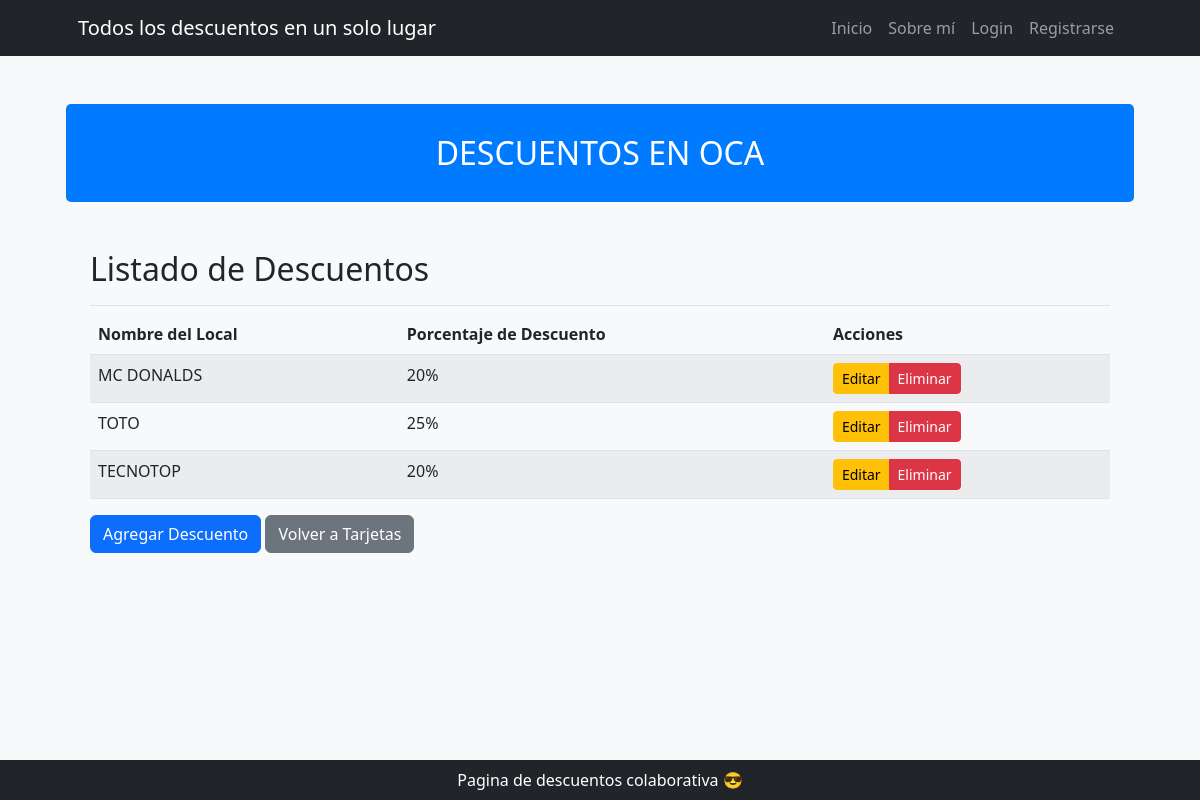
Screenshot of /tarjetas/1/descuentos/ with the database file from the repository.
### tarjetas/models.py (models this page shows, shortened)
class Tarjetas(models.Model):
    DEBITO = 'débito'
    CREDITO = 'crédito'
    NINGUNO = ' '
    TIPO_CHOICES = [
        (DEBITO, 'Débito'),
        (CREDITO, 'Crédito'),
        (NINGUNO, ' '),
    ]
    nombre = models.CharField(max_length=25)
    tipo = models.CharField(max_length=25, choices=TIPO_CHOICES, null=True, blank=True)
    class Meta:
        verbose_name = "Tarjeta"
        verbose_name_plural = "Tarjetas"

class Descuento(models.Model):
    RUBRO_CHOICES = [
        ('Vestimenta', 'Vestimenta'),
        ('Calzado', 'Calzado'),
        ('Gastronomía', 'Gastronomía'),
        ('Servicios', 'Servicios'),
        ('Infantiles', 'Infantiles'),
        ('Electrodomésticos', 'Electrodomésticos'),
        ('Tecnología', 'Tecnología'),
        ('Bienestar y Tiempo Libre', 'Bienestar y Tiempo Libre'),
        ('Viajes y Turismo', 'Viajes y Turismo'),
    ]
    tarjeta = models.ForeignKey(Tarjetas, on_delete=models.CASCADE)
    descripcion = models.TextField()
    fecha_ingreso = models.DateTimeField(default=timezone.now)
    rubro = models.CharField(max_length=50, choices=RUBRO_CHOICES)
    nombre_local = models.CharField(max_length=100  )
    web_local = models.URLField(null=True, blank=True)
    porcentaje = models.PositiveIntegerField()

### tarjetas/views.py (the view)
# urls.py: path('<int:pk>/descuentos/', views.DescuentoListView.as_view(), name='descuentos_list'),
class DescuentoListView(ListView):
    model = models.Descuento
    template_name = 'tarjetas/descuentos_list.html'
    context_object_name = 'descuentos'
    def get_queryset(self):
        return models.Descuento.objects.filter(tarjeta_id=self.kwargs['pk'])
    def get_context_data(self, **kwargs):
        context = super().get_context_data(**kwargs)
        context['tarjeta'] = models.Tarjetas.objects.get(pk=self.kwargs['pk'])
        return context

### tarjetas/templates/tarjetas/descuentos_list.html
{% extends "core/base.html" %}
{% block titulo %}
    DESCUENTOS EN {{ tarjeta.nombre }}
{% endblock titulo %}
{% block contenido %}
<div class="container my-5">
    <h2 class="pb-3 border-bottom">Listado de Descuentos</h2>
    <table class="table table-striped">
        <thead>
            <tr>
                <th>Nombre del Local</th>
                <th>Porcentaje de Descuento</th>
                <th>Acciones</th>
            </tr>
        </thead>
        <tbody>
            {% for descuento in descuentos %}
                <tr>
                    <td>{{ descuento.nombre_local }}</td>
                    <td>{{ descuento.porcentaje }}%</td>
                    <td>
                        <div class="btn-group" role="group" aria-label="Acciones">
                            <a href="{% url 'tarjetas:descuento_update' descuento.pk %}" class="btn btn-sm btn-warning">Editar</a>
                            <a href="{% url 'tarjetas:descuento_delete' descuento.pk %}" class="btn btn-sm btn-danger">Eliminar</a>
                        </div>
                    </td>
                </tr>
            {% endfor %}
        </tbody>
    </table>
    <a href="{% url 'tarjetas:descuento_create' tarjeta.pk %}" class="btn btn-primary">Agregar Descuento</a>
    <a href="{% url 'tarjetas:tarjetas_list' %}" class="btn btn-secondary">Volver a Tarjetas</a>
</div>
{% endblock %}

### core/templates/core/base.html (style rules this page uses)
body { background-color: #f8f9fa; }

### rows the page displays
Tarjetas: nombre "OCA"
Descuento: nombre_local "MC DONALDS", porcentaje "20"
Descuento: nombre_local "TOTO", porcentaje "25"
Descuento: nombre_local "TECNOTOP", porcentaje "20"
